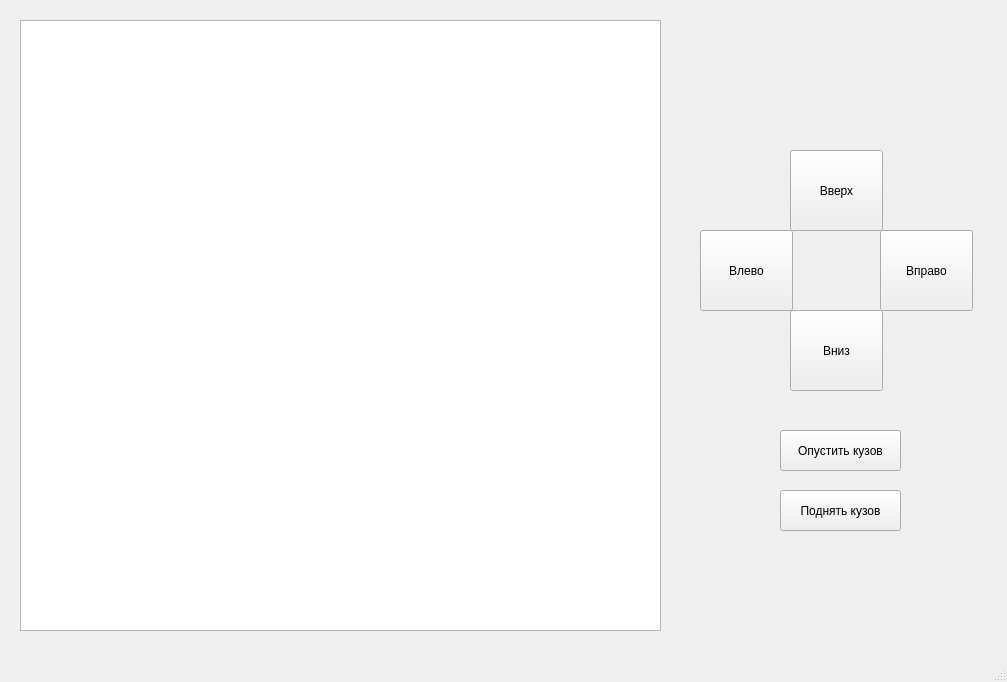
<?xml version="1.0" encoding="UTF-8"?>
<ui version="4.0">
 <class>MainWindow</class>
 <widget class="QMainWindow" name="MainWindow">
  <property name="geometry">
   <rect>
    <x>0</x>
    <y>0</y>
    <width>1007</width>
    <height>682</height>
   </rect>
  </property>
  <property name="windowTitle">
   <string>MainWindow</string>
  </property>
  <widget class="QWidget" name="centralwidget">
   <widget class="QGraphicsView" name="graphicsView">
    <property name="geometry">
     <rect>
      <x>20</x>
      <y>20</y>
      <width>641</width>
      <height>611</height>
     </rect>
    </property>
   </widget>
   <widget class="QPushButton" name="pushButton">
    <property name="geometry">
     <rect>
      <x>880</x>
      <y>230</y>
      <width>93</width>
      <height>81</height>
     </rect>
    </property>
    <property name="text">
     <string>Вправо</string>
    </property>
   </widget>
   <widget class="QPushButton" name="pushButton_2">
    <property name="geometry">
     <rect>
      <x>700</x>
      <y>230</y>
      <width>93</width>
      <height>81</height>
     </rect>
    </property>
    <property name="text">
     <string>Влево</string>
    </property>
   </widget>
   <widget class="QPushButton" name="pushButton_3">
    <property name="geometry">
     <rect>
      <x>790</x>
      <y>150</y>
      <width>93</width>
      <height>81</height>
     </rect>
    </property>
    <property name="text">
     <string>Вверх</string>
    </property>
   </widget>
   <widget class="QPushButton" name="pushButton_4">
    <property name="geometry">
     <rect>
      <x>790</x>
      <y>310</y>
      <width>93</width>
      <height>81</height>
     </rect>
    </property>
    <property name="text">
     <string>Вниз</string>
    </property>
   </widget>
   <widget class="QPushButton" name="pushButton_5">
    <property name="geometry">
     <rect>
      <x>780</x>
      <y>430</y>
      <width>121</width>
      <height>41</height>
     </rect>
    </property>
    <property name="text">
     <string>Опустить кузов</string>
    </property>
   </widget>
   <widget class="QPushButton" name="pushButton_6">
    <property name="geometry">
     <rect>
      <x>780</x>
      <y>490</y>
      <width>121</width>
      <height>41</height>
     </rect>
    </property>
    <property name="text">
     <string>Поднять кузов</string>
    </property>
   </widget>
  </widget>
  <widget class="QMenuBar" name="menubar">
   <property name="geometry">
    <rect>
     <x>0</x>
     <y>0</y>
     <width>1007</width>
     <height>26</height>
    </rect>
   </property>
  </widget>
  <widget class="QStatusBar" name="statusbar"/>
 </widget>
 <resources/>
 <connections/>
</ui>
